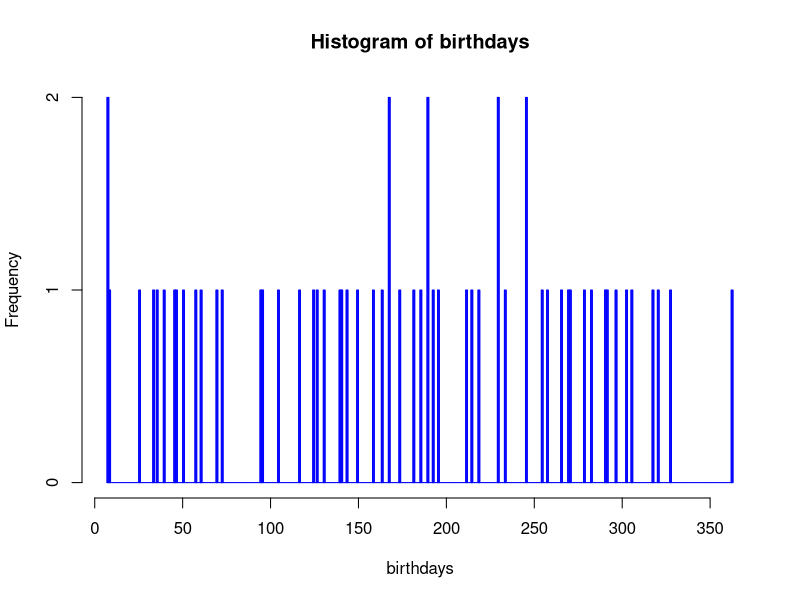
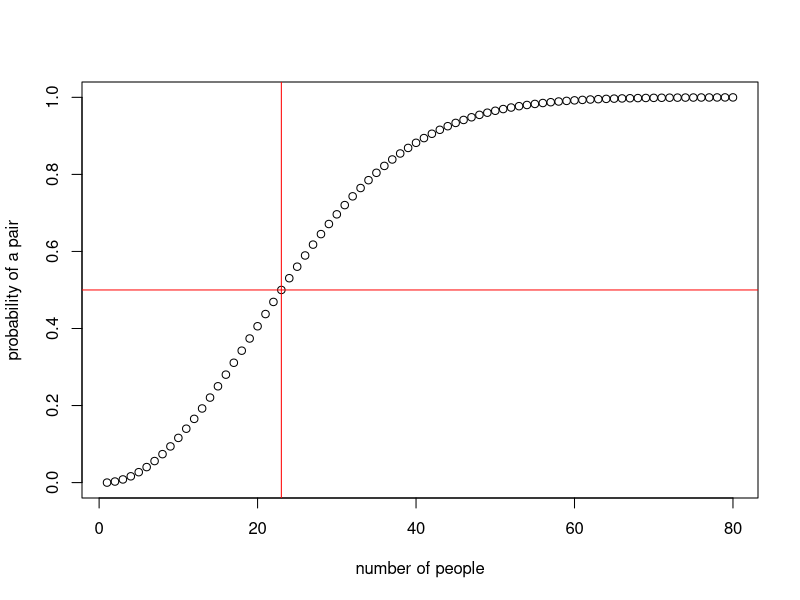
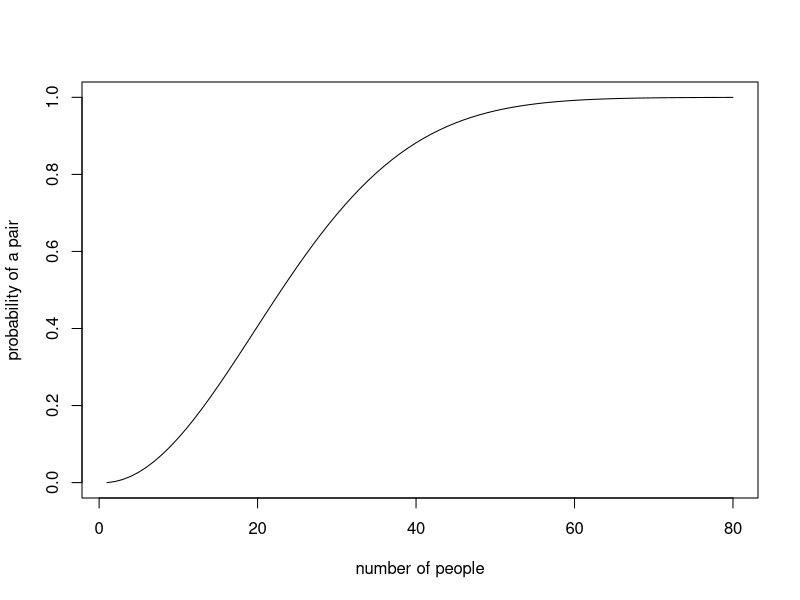

Reproduce these figures in R, in order.
### The birthday problem. 

# Remove old variables:
rm(list=ls())

## Function for generate n random birthdays among the numbers 1 to 365.
# To take into account leap days, replace 365 by 365.25
genbirthdays <- function(n)
   ceiling(runif(n,0,365)) 
# ceiling() rounds up to the nearest integer.
# runif(n,a,b) simulate n numers from the Uniform(a,b) distribution 

# Generate a set of birthdays and make a histogram to display them
# Run these next two lines many times. Also try different values of n
birthdays <- genbirthdays(n=60)
hist(birthdays,nclass=365,density=100,angle=0, col="blue")


# Function for simulating the probability of at least k persons sharing 
# the same birthday in a group of n persons.
simbirthprobabilities <- function(nsim=10000,k=2,n=23){
  nk <- 0   # Counter for number of times there is at least k common birthdays
  for(i in 1:nsim){ # Repeat this nsim times
    birthdays <- genbirthdays(n) # Generate birthday
    daydist <- table(birthdays)  # Calculate the frequency distribution of the birthdays
    if(sum(daydist>=k)>0)        # Check if there is at least one occurrency of at least k common birthdays
      nk <- nk+1                 # Increase the counter by 1 if there is an occurrency  
  }
  psamebirthday <- nk/nsim       # Calculate proportion of times there is at least k common birthdays  
  print(paste("The probability of at least",k,"persons in a groups of",n,
              "persons having the same birthday is", psamebirthday))
  print(paste("The probability is approximated based on ",nsim,"simulations."))
}

# Run the birthday probability function with different settings
simbirthprobabilities(k=3,n=60)
simbirthprobabilities(k=2,n=23)
simbirthprobabilities(nsim=100000,k=2,n=23)
simbirthprobabilities(k=2,n=30)
simbirthprobabilities(nsim=10000,k=2,n=23)
simbirthprobabilities(k=3,n=50)




# For k=2 these probabilities can also easily be calculated exactly with the following function 
# (but for k>2 exact calculations are very difficult while simulation is still easy)
exactbirthprobabilities <- function(n){
  psamebirthday <- 1-(choose(365,n)*factorial(n))/365^n
  print(paste("The probability of at least 2 persons in a groups of",n,
              "persons having the same birthday is", round(psamebirthday,digits = 4)))
  print(paste("Exact calculation."))
}

# Use the exact calculation to verify the approximate probabilities found by simulations for 
# the k=2 cases above.
exactbirthprobabilities(n=60)
exactbirthprobabilities(n=23)
exactbirthprobabilities(n=30)



# Calculate exact probabilities for two or more 
# people with the same birthday in a group of n people
exactBirthdayProb <- function(n=23){
  for(i in 1:n){ 
     p <- 1 - exp(-n*(n-1)/730)
    # p <- 1-(choose(365,n)*factorial(n))/365^n
  }
  return(p)
}

exactBirthdayProb(23)

numPeop <- 1:80
res <- sapply(numPeop, FUN=exactBirthdayProb)
plot(numPeop,res,xlab="number of people",ylab="probability of a pair")
abline(h=0.5,v=23,col="red")

plot(numPeop,res,xlab="number of people",ylab="probability of a pair",type="l")



# Given a group of 23 people. The probability that two random selected people 
# of the group have the birth on a given day, e.g. May 1st is
dbinom(2,23,1/365)
